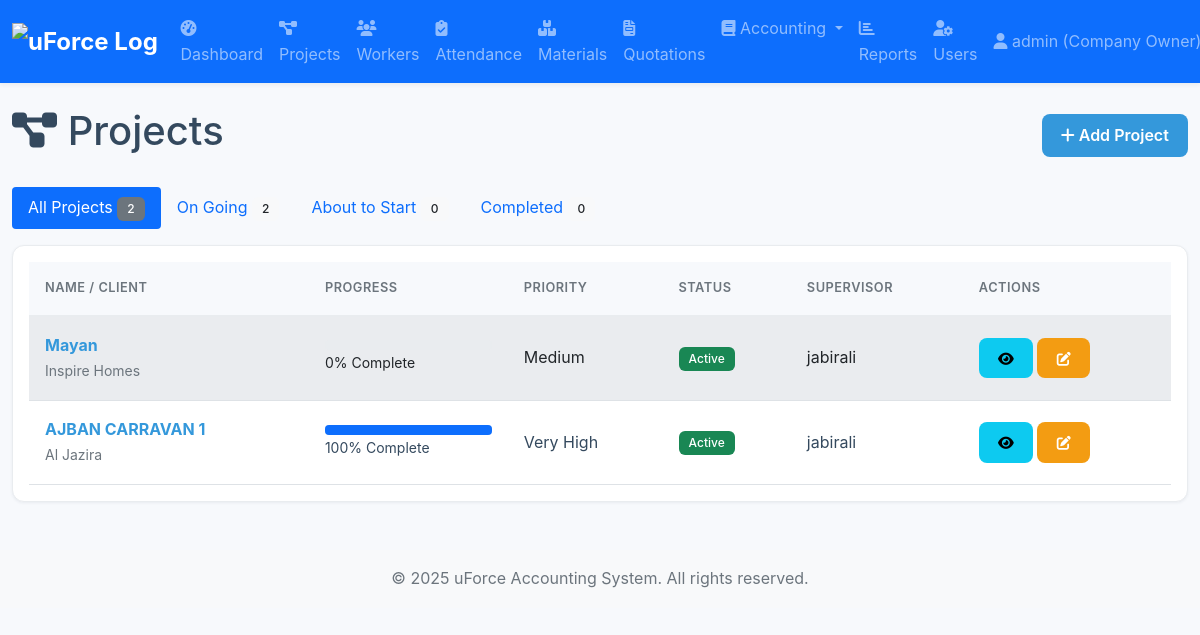
Page /projects/ (signed in) on the committed database.
### accounts/models.py (models this page shows, shortened)
class CustomUser(AbstractUser):
    ROLE_CHOICES = (('admin', 'Admin'), ('owner', 'Company Owner'), ('supervisor', 'Supervisor'), ('foreman', 'Foreman'))
    role = models.CharField(max_length=20, choices=ROLE_CHOICES)
    phone = models.CharField(max_length=15, blank=True)

### projects/models.py (models this page shows, shortened)
class Project(models.Model):
    PRIORITY_CHOICES = (('low', 'Low'), ('medium', 'Medium'), ('high', 'High'), ('very_high', 'Very High'))
    STATUS_CHOICES = (('active', 'Active'), ('completed', 'Completed'), ('on_hold', 'On Hold'))
    name = models.CharField(max_length=200)
    description = models.TextField(blank=True)
    start_date = models.DateField()
    end_date = models.DateField(null=True, blank=True)
    budget = models.DecimalField(max_digits=15, decimal_places=2, default=0)
    actual_cost = models.DecimalField(max_digits=15, decimal_places=2, default=0, editable=False)
    supervisor = models.ForeignKey(
        settings.AUTH_USER_MODEL,
        on_delete=models.SET_NULL,
        null=True,
        limit_choices_to={'role': 'supervisor'}
    )
    client_company = models.CharField(max_length=200, blank=True, verbose_name="Client Company")
    priority = models.CharField(max_length=20, choices=PRIORITY_CHOICES, default='medium')
    progress = models.IntegerField(default=0, editable=False)
    status = models.CharField(max_length=20, choices=STATUS_CHOICES, default='active')
    client_comments = models.TextField(blank=True, verbose_name="Client Comments")
    remarks = models.TextField(blank=True, verbose_name="Internal Remarks")
    created_at = models.DateTimeField(auto_now_add=True, null=True)
    objects = ProjectManager()
    class Meta:
        ordering = ['-start_date']

### projects/views.py (the view)
# urls.py: path('', views.project_list_view, name='project_list'),
@login_required
def project_list_view(request):
    base_projects = Project.objects.filter_for_user(request.user)
    status_filter = request.GET.get('status')
    status_counts = base_projects.values('status').annotate(count=Count('id'))
    counts = {
        'all': base_projects.count(),
        'active': 0,
        'on_hold': 0,
        'completed': 0
    }
    for item in status_counts:
        counts[item['status']] = item['count']
    if status_filter in ['active', 'on_hold', 'completed']:
        display_projects = base_projects.filter(status=status_filter)
    else:
        display_projects = base_projects
    context = {
        'projects': display_projects.select_related('supervisor'),
        'counts': counts,
        'current_filter': status_filter,
    }
    return render(request, 'projects/project_list.html', context)

### accounts/templatetags/auth_extras.py (called while the page is built)
@register.filter(name='has_role')
def has_role(user, role_names):
    if not hasattr(user, 'role'):
        return False
    roles = [role.strip() for role in role_names.split(',')]
    return user.role in roles

### projects/models.py (called while the page is built)
    def filter_for_user(self, user):
        if user.role in ['admin', 'owner']:
            return self.all()
        elif user.role == 'supervisor':
            return self.filter(supervisor=user)
        elif user.role == 'foreman':
            return self.filter(status='active')
        return self.none()

### templates/projects/project_list.html (shortened to what this page needs)
{% extends 'base.html' %}
{% load auth_extras %}
{% block content %}
<div class="d-flex justify-content-between align-items-center mb-4">
    <h1><i class="fas fa-project-diagram"></i> Projects</h1>
    {% if user|has_role:'admin,owner,supervisor' %}
    <a href="{% url 'project_add' %}" class="btn btn-primary"><i class="fas fa-plus"></i> Add Project</a>
    {% endif %}
</div>
<ul class="nav nav-pills mb-3">
    <li class="nav-item">
        <a class="nav-link {% if not current_filter %}active{% endif %}" href="{% url 'project_list' %}">
            All Projects <span class="badge bg-secondary">{{ counts.all }}</span>
        </a>
    </li>
    <li class="nav-item">
        <a class="nav-link {% if current_filter == 'active' %}active{% endif %}" href="?status=active">
            On Going <span class="badge bg-light text-dark">{{ counts.active }}</span>
        </a>
    </li>
    <li class="nav-item">
        <a class="nav-link {% if current_filter == 'on_hold' %}active{% endif %}" href="?status=on_hold">
            About to Start <span class="badge bg-light text-dark">{{ counts.on_hold }}</span>
        </a>
    </li>
    <li class="nav-item">
        <a class="nav-link {% if current_filter == 'completed' %}active{% endif %}" href="?status=completed">
            Completed <span class="badge bg-light text-dark">{{ counts.completed }}</span>
        </a>
    </li>
</ul>
<div class="card">
    <div class="card-body">
        <div class="table-responsive">
            <table class="table table-striped table-hover">
                <thead>
                    <tr>
                        <th>Name / Client</th>
                        <th>Progress</th>
                        <th>Priority</th>
                        <th>Status</th>
                        <th>Supervisor</th>
                        <th>Actions</th>
                    </tr>
                </thead>
                <tbody>
                    {% for project in projects %}
                    <tr>
                        <td data-label="Name">
                            <a href="{% url 'project_detail' project.id %}"><strong>{{ project.name }}</strong></a>
                            <br><small class="text-muted">{{ project.client_company }}</small>
                        </td>
                        <td data-label="Progress">
                             <div class="progress" style="height: 10px; min-width: 100px;">
                                <div class="progress-bar" role="progressbar" style="width: {{ project.progress }}%;" aria-valuenow="{{ project.progress }}"></div>
                            </div>
                            <small>{{ project.progress }}% Complete</small>
                        </td>
                        <td data-label="Priority">{{ project.get_priority_display }}</td>
                        <td data-label="Status"><span class="badge bg-{% if project.status == 'active' %}success{% elif project.status == 'completed' %}primary{% else %}warning{% endif %}">{{ project.get_status_display }}</span></td>
                        <td data-label="Supervisor">{{ project.supervisor.username|default:"-" }}</td>
                        <td data-label="Actions">
                            <a href="{% url 'project_detail' project.id %}" class="btn btn-sm btn-info" title="View Details"><i class="fas fa-eye"></i></a>
                            {% if user|has_role:'admin,owner,supervisor' %}
                            <a href="{% url 'project_edit' project.id %}" class="btn btn-sm btn-warning" title="Edit Project"><i class="fas fa-edit"></i></a>
                            {% endif %}
                        </td>
                    </tr>
                    {% empty %}
                    <tr><td colspan="6" class="text-center text-muted py-4">No projects found for this filter.</td></tr>
                    {% endfor %}
                </tbody>
            </table>
        </div>
    </div>
</div>
{% endblock %}

### templates/base.html (shortened to what this page needs)
{% load static %}
{% load auth_extras %}
<!DOCTYPE html>
<html lang="en">
<head>
    <link href="{% static 'css/bootstrap.min.css' %}" rel="stylesheet">
    <link href="https://cdnjs.cloudflare.com/ajax/libs/font-awesome/6.1.1/css/all.min.css" rel="stylesheet">
    <link href="{% static 'css/styles.css' %}" rel="stylesheet">
</head>
<body>
    <nav class="navbar navbar-expand-lg navbar-dark bg-primary sticky-top">
        <div class="container-fluid">
            <a class="navbar-brand" href="{% url 'dashboard' %}">
                <img src="{% static 'images/logo.png' %}" alt="uForce Logo">
            </a>
            <div class="collapse navbar-collapse" id="mainNavbar">
                <ul class="navbar-nav me-auto mb-2 mb-lg-0">
                    <li class="nav-item"><a class="nav-link" href="{% url 'dashboard' %}"><i class="fas fa-tachometer-alt"></i> Dashboard</a></li>
                    <li class="nav-item"><a class="nav-link" href="{% url 'project_list' %}"><i class="fas fa-project-diagram"></i> Projects</a></li>
                    <li class="nav-item"><a class="nav-link" href="{% url 'worker_list' %}"><i class="fas fa-users"></i> Workers</a></li>
                    <li class="nav-item"><a class="nav-link" href="{% url 'attendance_list' %}"><i class="fas fa-clipboard-check"></i> Attendance</a></li>
                    <li class="nav-item"><a class="nav-link" href="{% url 'material_list' %}"><i class="fas fa-boxes-stacked"></i> Materials</a></li>
                    <li class="nav-item"><a class="nav-link" href="{% url 'quotation_list' %}"><i class="fas fa-file-invoice"></i> Quotations</a></li>
                    {% if user|has_role:'admin,owner' %}
                    <li class="nav-item dropdown">
                        <a class="nav-link dropdown-toggle" href="#" id="accountingDropdown" role="button" data-bs-toggle="dropdown">
                            <i class="fas fa-book"></i> Accounting
                        </a>
                    </li>
                    <li class="nav-item"><a class="nav-link" href="{% url 'reports_dashboard' %}"><i class="fas fa-chart-bar"></i> Reports</a></li>
                    <li class="nav-item"><a class="nav-link" href="{% url 'user_list' %}"><i class="fas fa-user-cog"></i> Users</a></li>
                    {% endif %}
                </ul>
                <ul class="navbar-nav">
                    {% if user.is_authenticated %}
                    <li class="nav-item dropdown">
                        <a class="nav-link dropdown-toggle" href="#" id="userDropdown" role="button" data-bs-toggle="dropdown" aria-expanded="false">
                            <i class="fas fa-user"></i> {{ user.username }} ({{ user.get_role_display }})
                        </a>
                    </li>
                    {% else %}
                    <li class="nav-item"><a class="nav-link" href="{% url 'login' %}"><i class="fas fa-sign-in-alt"></i> Login</a></li>
                    {% endif %}
                </ul>
            </div>
        </div>
    </nav>
    <main class="container-fluid mt-4">
        {% block content %}{% endblock %}
    </main>
    <footer class="bg-light text-center text-muted mt-5 py-3">
        <div class="container-fluid">
            &copy; {% now "Y" %} uForce Accounting System. All rights reserved.
        </div>
    </footer>
</body>
</html>

### static/css/styles.css (style rules this page uses)
:root { --primary-color: #2c3e50; --secondary-color: #3498db; --success-color: #27ae60; --warning-color: #f39c12; --danger-color: #e74c3c; --info-color: #17a2b8; --light-color: #ecf0f1; --dark-color: #2c3e50; --body-bg: #f7f9fc; --card-bg: #ffffff; --text-color: #34495e; --border-color: #e9ecef; --shadow-color: rgba(44, 62, 80, 0.07); }
* { margin: 0; padding: 0; box-sizing: border-box; }
body { font-family: -apple-system, BlinkMacSystemFont, "Segoe UI", Roboto, "Helvetica Neue", Arial, sans-serif; background-color: var(--body-bg); line-height: 1.6; color: var(--text-color); -webkit-font-smoothing: antialiased; -moz-osx-font-smoothing: grayscale; }
a { color: var(--secondary-color); text-decoration: none; transition: color 0.2s ease-in-out; }
.navbar { box-shadow: 0 2px 4px var(--shadow-color); background-color: var(--card-bg); }
.navbar-brand { font-weight: 700; font-size: 1.5rem; }
.card { border: 1px solid var(--border-color); border-radius: 0.75rem; box-shadow: 0 1px 3px var(--shadow-color); transition: all 0.2s ease-in-out; margin-bottom: 1.5rem; background-color: var(--card-bg); }
.table { margin-bottom: 0; }
.table thead th { font-weight: 600; text-transform: uppercase; letter-spacing: 0.5px; background-color: var(--body-bg); border-bottom: 2px solid var(--border-color); border-top: none; padding: 1rem; font-size: 0.8rem; color: #6c757d; }
.table tbody td { padding: 1rem; vertical-align: middle; border-top: 1px solid var(--border-color); color: var(--text-color); }
.table-striped tbody tr:nth-of-type(odd) td { background-color: var(--body-bg); }
.btn { border-radius: 0.5rem; font-weight: 600; padding: 0.6rem 1.2rem; transition: all 0.2s ease; border: none; }
.btn-primary { background-color: var(--secondary-color); color: white; }
.btn-warning { background-color: var(--warning-color); color: white; }
.badge { font-weight: 500; padding: 6px 10px; border-radius: 6px; }
footer { padding-top: 3rem; padding-bottom: 3rem; margin-top: auto; }

### templates/base.html (style rules this page uses)
.navbar-brand img { height: 40px; width: auto; }

### rows in the picture
CustomUser: username "admin", role "Company Owner"
Project: name "Mayan", client_company "Inspire Homes", progress "0", priority "Medium", status "Active", supervisor.username "jabirali"
Project: name "AJBAN CARRAVAN 1", client_company "Al Jazira", progress "100", priority "Very High", status "Active", supervisor.username "jabirali"

### other values in the picture
{{ counts.all }} "2"
{{ counts.active }} "2"
{{ counts.on_hold }} "0"
{{ counts.completed }} "0"
